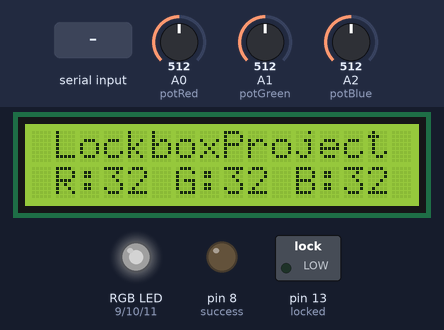
The sketch below on a simulated Arduino Uno, built with avr-gcc and run on an emulated ATmega328P. On the bench: 16×2 character LCD, switched loads named in the sketch (green lamp = pin HIGH), an RGB LED mixed from three pins (HIGH = lit), output pins drawn as LEDs (lit = HIGH). The test bench sets the inputs (shaded band); at power-on: A0 (potRed) = 512, A1 (potGreen) = 512, A2 (potBlue) = 512. Dim RGB values are drawn brighter than linear; what the sketch prints to the serial monitor is not drawn.

Above: at 1.2 s.
1.3 s: A0 (potRed) set to 0
At 1.8 s:
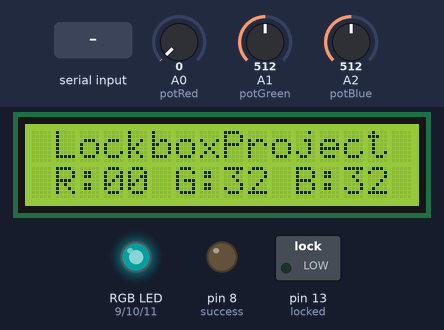
2.8 s: A1 (potGreen) set to 0
At 3.9 s:
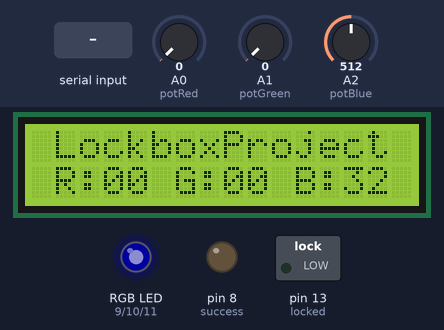
4.3 s: A2 (potBlue) set to 0
At 5.5 s:
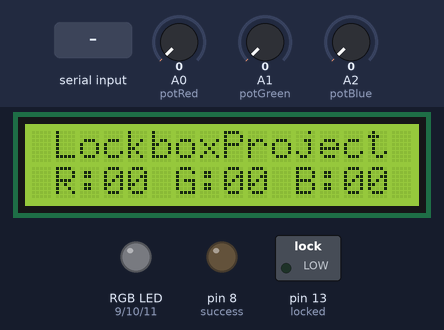
5.8 s: "-" received over Serial
At 6.9 s:
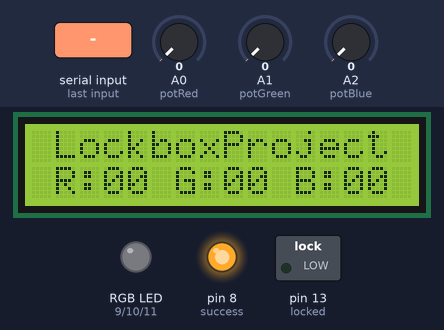
7.3 s: A0 (potRed) set to 14
8.8 s: A0 (potRed) set to 18
At 10.1 s:
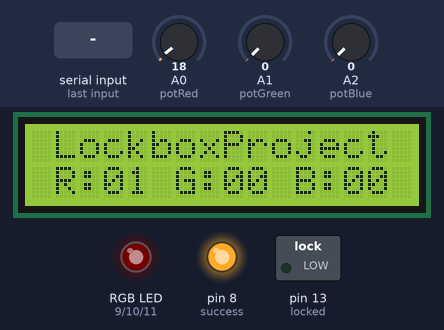
Timing chart, 0 to 11.3 s (numbered marks = the images above; inputs shaded):
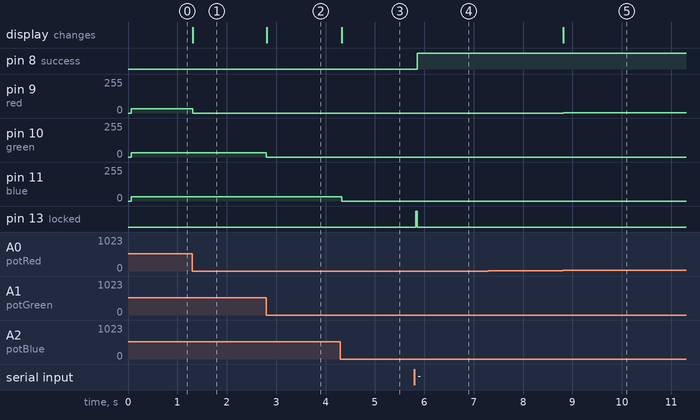

The sketch:

week_2.ino
```cpp
// include the library code:
#include <LiquidCrystal.h>

// Serial input for setting the lock
String input;
char output[26];
// Initializing the potentiometer pins
int potRed = A0;
int potGreen = A1;
int potBlue = A2;

// Initializing the Lock Variables
int redLock = -1;
int greenLock = -1;
int blueLock = -1;

// Initializing the LED pins
int red = 9;
int green = 10;
int blue = 11;

// Initializing the Green and Red LED pins
int success = 8;
int locked = 13;

// Variable to store the value of the potentiometers
int potRedVal = 0;
int potGreenVal = 0;
int potBlueVal = 0;

// Stores the text for the RGB values displayed on the LCD
char lcdText[16];


// initialize the library by associating any needed LCD interface pin
// with the arduino pin number it is connected to
const int rs = 12, en = 6, d4 = 5, d5 = 4, d6 = 3, d7 = 2;
LiquidCrystal lcd(rs, en, d4, d5, d6, d7);

void setup() {
  // set up the LCD's number of columns and rows:
  lcd.begin(16, 2);

  // Print a message to the LCD.
  lcd.print(" LockboxProject");
  Serial.println("Set a code XX-XX-XX (0-63)");
  // set up the LED
  pinMode(red,OUTPUT);
  pinMode(green,OUTPUT);
  pinMode(blue,OUTPUT);

  pinMode(success,OUTPUT);
  pinMode(locked,OUTPUT);
  Serial.setTimeout(15);
  Serial.begin(9600);
}

void loop() {
  // set the cursor to column 0, line 1
  // (note: line 1 is the second row, since counting begins with 0):
  potRedVal = analogRead(potRed); // read the input pin
  potGreenVal = analogRead(potGreen);
  potBlueVal = analogRead(potBlue);

  if (Serial.available()){
    // Get the user input
    input = Serial.readString();

    // Parse the input and set the lock
    redLock = input.substring(0,input.indexOf("-")).toInt();
    input.remove(0,input.indexOf("-")+1);
    greenLock = input.substring(0,input.indexOf("-")).toInt();
    input.remove(0,input.indexOf("-")+1);
    blueLock = input.substring(0,input.indexOf("-")).toInt();
    input.remove(0,input.indexOf("-")+1);
    sprintf(output,"Set Lock! R:%02d G:%02d B:%02d",redLock,greenLock,blueLock);
    Serial.println(output);
    digitalWrite(locked,HIGH);
    digitalWrite(success,LOW);
  }
  //  Set the RGB led to the potentiomer values
  analogWrite(red,potRedVal/16);
  analogWrite(green,potGreenVal/16);
  analogWrite(blue,potBlueVal/16);

  // Displaying the RGB values onto the LCD display
  lcd.setCursor(0, 1);
  sprintf(lcdText, " R:%02d G:%02d B:%02d",potRedVal/16, potGreenVal/16, potBlueVal/16);
  lcd.print(lcdText);
  delay(25);

  // Check if the lock has been unlocked
  if (potRedVal/16 == redLock and potGreenVal/16 == greenLock and potBlueVal/16 == blueLock){
    Serial.println("Unlocked!");
    digitalWrite(success,HIGH);
    digitalWrite(locked,LOW);
    redLock = -1;
    greenLock = -1;
    blueLock = -1;
  }
}
```

Measured:
- after the input at 1.3 s, pin 9 (red): 32/255 → 0/255 at once; the display: changes at once (image 1)
- after the input at 2.8 s, pin 10 (green): 32/255 → 0/255 at once; the display: changes at once (image 2)
- after the input at 4.3 s, pin 11 (blue): 32/255 → 0/255 at once; the display: changes at once (image 3)
- after the input at 5.8 s, pin 8 (success): LOW → HIGH after 0.06 s; pin 13 (locked): LOW → HIGH at once, → LOW 0.03 s later
- after the input at 7.3 s, every drawn part: stays the same
- after the input at 8.8 s, pin 9 (red): 0/255 → 1/255 at once; the display: changes at once (image 5)
